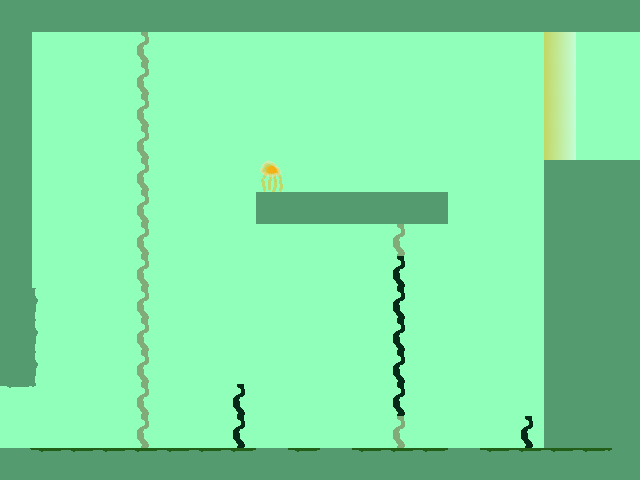

A 2D game scene composited from a Tiled map and its tileset images. What follows is a short description and the map's XML, with each tile layer's data collapsed to a summary:
An orthogonal 20x15 tile map with 32x32 px tiles, 4 tile layers (floor1, wall1, tileobs1, COLLISIONS), 2 tilesets and 4 objects (warpA, A, warpB, B).

<map version="1.0" orientation="orthogonal" width="20" height="15" tilewidth="32" tileheight="32">
 <tileset firstgid="1" source="collisions.tsx" />
 <tileset firstgid="1025" source="tiles.tsx" />
 <layer name="floor1" width="20" height="15">
  <data>[300 cells, 300 non-empty, 8 distinct tile ids]</data>
 </layer>
 <layer name="wall1" width="20" height="15">
  <data>[300 cells, 0 non-empty, 0 distinct tile ids]</data>
 </layer>
 <layer name="tileobs1" width="20" height="15">
  <data>[300 cells, 89 non-empty, 5 distinct tile ids]</data>
 </layer>
 <layer name="COLLISIONS" width="20" height="15">
  <data>[300 cells, 0 non-empty, 0 distinct tile ids]</data>
 </layer>
 <objectgroup name="spawns" width="20" height="15">
  <object name="warpA" x="3" y="387" width="27" height="68">
   <properties>
    <property name="warp" value="room1_A" />
   </properties>
  </object>
  <object name="A" x="53" y="424" width="32" height="32">
   <properties>
    <property name="destination" value="A" />
   </properties>
  </object>
  <object name="warpB" x="627" y="40" width="26" height="111">
   <properties>
    <property name="warp" value="room3_A" />
   </properties>
  </object>
  <object name="B" x="564" y="123" width="32" height="32">
   <properties>
    <property name="destination" value="B" />
   </properties>
  </object>
 </objectgroup>
</map>
